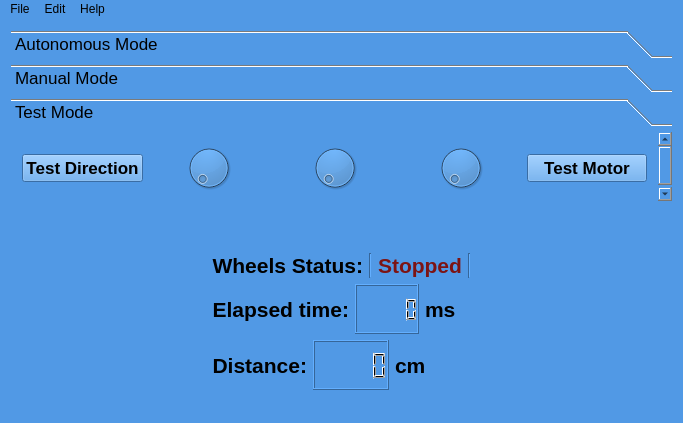
<?xml version="1.0" encoding="UTF-8"?>
<ui version="4.0">
 <class>MainWindow</class>
 <widget class="QMainWindow" name="MainWindow">
  <property name="geometry">
   <rect>
    <x>0</x>
    <y>0</y>
    <width>683</width>
    <height>423</height>
   </rect>
  </property>
  <property name="windowTitle">
   <string>Team EVO</string>
  </property>
  <property name="windowIcon">
   <iconset resource="imgs.qrc">
    <normaloff>:/images/imgs/logo_evo.png</normaloff>:/images/imgs/logo_evo.png</iconset>
  </property>
  <property name="styleSheet">
   <string notr="true">background-color: rgb(81, 153, 229);</string>
  </property>
  <widget class="QWidget" name="centralWidget">
   <layout class="QVBoxLayout" name="verticalLayout_2">
    <item>
     <widget class="QToolBox" name="toolBox">
      <property name="maximumSize">
       <size>
        <width>16777215</width>
        <height>300</height>
       </size>
      </property>
      <property name="font">
       <font>
        <pointsize>13</pointsize>
       </font>
      </property>
      <property name="currentIndex">
       <number>2</number>
      </property>
      <widget class="QWidget" name="page">
       <property name="geometry">
        <rect>
         <x>0</x>
         <y>0</y>
         <width>651</width>
         <height>65</height>
        </rect>
       </property>
       <attribute name="label">
        <string>Autonomous Mode</string>
       </attribute>
       <layout class="QHBoxLayout" name="horizontalLayout_6">
        <item>
         <widget class="QPushButton" name="pushButton_Start">
          <property name="font">
           <font>
            <pointsize>20</pointsize>
            <weight>75</weight>
            <bold>true</bold>
           </font>
          </property>
          <property name="text">
           <string>Start!!!</string>
          </property>
          <property name="icon">
           <iconset resource="imgs.qrc">
            <normaloff>:/images/imgs/another-green-start-button-md.png</normaloff>:/images/imgs/another-green-start-button-md.png</iconset>
          </property>
          <property name="iconSize">
           <size>
            <width>30</width>
            <height>30</height>
           </size>
          </property>
          <property name="shortcut">
           <string>R</string>
          </property>
         </widget>
        </item>
        <item>
         <widget class="QPushButton" name="pushButton_STOP">
          <property name="font">
           <font>
            <pointsize>20</pointsize>
            <weight>75</weight>
            <bold>true</bold>
           </font>
          </property>
          <property name="text">
           <string>STOP!!!</string>
          </property>
          <property name="icon">
           <iconset resource="imgs.qrc">
            <normaloff>:/images/imgs/How-to-stop-negative-thinking-image.png</normaloff>:/images/imgs/How-to-stop-negative-thinking-image.png</iconset>
          </property>
          <property name="iconSize">
           <size>
            <width>30</width>
            <height>30</height>
           </size>
          </property>
          <property name="shortcut">
           <string>F</string>
          </property>
         </widget>
        </item>
       </layout>
      </widget>
      <widget class="QWidget" name="page_2">
       <property name="geometry">
        <rect>
         <x>0</x>
         <y>0</y>
         <width>792</width>
         <height>120</height>
        </rect>
       </property>
       <attribute name="label">
        <string>Manual Mode</string>
       </attribute>
       <layout class="QVBoxLayout" name="verticalLayout_4">
        <item>
         <layout class="QHBoxLayout" name="horizontalLayout_5">
          <item>
           <layout class="QVBoxLayout" name="verticalLayout_3">
            <item>
             <widget class="QPushButton" name="pushButton_Up">
              <property name="text">
               <string/>
              </property>
              <property name="icon">
               <iconset resource="imgs.qrc">
                <normaloff>:/images/imgs/Arrow-Up.png</normaloff>:/images/imgs/Arrow-Up.png</iconset>
              </property>
              <property name="iconSize">
               <size>
                <width>30</width>
                <height>30</height>
               </size>
              </property>
              <property name="shortcut">
               <string>W</string>
              </property>
             </widget>
            </item>
            <item>
             <layout class="QHBoxLayout" name="horizontalLayout_4">
              <item>
               <widget class="QPushButton" name="pushButton_Left">
                <property name="text">
                 <string/>
                </property>
                <property name="icon">
                 <iconset resource="imgs.qrc">
                  <normaloff>:/images/imgs/left.png</normaloff>:/images/imgs/left.png</iconset>
                </property>
                <property name="iconSize">
                 <size>
                  <width>30</width>
                  <height>30</height>
                 </size>
                </property>
                <property name="shortcut">
                 <string>A</string>
                </property>
               </widget>
              </item>
              <item>
               <widget class="QPushButton" name="pushButton_Left_2">
                <property name="text">
                 <string/>
                </property>
                <property name="icon">
                 <iconset resource="imgs.qrc">
                  <normaloff>:/images/imgs/Arrow-Down.png</normaloff>:/images/imgs/Arrow-Down.png</iconset>
                </property>
                <property name="iconSize">
                 <size>
                  <width>30</width>
                  <height>30</height>
                 </size>
                </property>
                <property name="shortcut">
                 <string>S</string>
                </property>
               </widget>
              </item>
              <item>
               <widget class="QPushButton" name="pushButton_Right">
                <property name="text">
                 <string/>
                </property>
                <property name="icon">
                 <iconset resource="imgs.qrc">
                  <normaloff>:/images/imgs/right.png</normaloff>:/images/imgs/right.png</iconset>
                </property>
                <property name="iconSize">
                 <size>
                  <width>30</width>
                  <height>30</height>
                 </size>
                </property>
                <property name="shortcut">
                 <string>D</string>
                </property>
               </widget>
              </item>
             </layout>
            </item>
           </layout>
          </item>
          <item>
           <widget class="QLabel" name="label_5">
            <property name="maximumSize">
             <size>
              <width>16777215</width>
              <height>100</height>
             </size>
            </property>
            <property name="text">
             <string/>
            </property>
            <property name="pixmap">
             <pixmap resource="imgs.qrc">:/images/imgs/logo_evo.png</pixmap>
            </property>
            <property name="scaledContents">
             <bool>true</bool>
            </property>
           </widget>
          </item>
         </layout>
        </item>
       </layout>
      </widget>
      <widget class="QWidget" name="page_3">
       <property name="geometry">
        <rect>
         <x>0</x>
         <y>0</y>
         <width>651</width>
         <height>68</height>
        </rect>
       </property>
       <attribute name="label">
        <string>Test Mode</string>
       </attribute>
       <layout class="QHBoxLayout" name="horizontalLayout_8">
        <item>
         <widget class="QPushButton" name="pushButton_TestDirection">
          <property name="font">
           <font>
            <pointsize>13</pointsize>
            <weight>75</weight>
            <bold>true</bold>
           </font>
          </property>
          <property name="text">
           <string>Test Direction</string>
          </property>
         </widget>
        </item>
        <item>
         <widget class="QDial" name="dial">
          <property name="maximumSize">
           <size>
            <width>200</width>
            <height>200</height>
           </size>
          </property>
         </widget>
        </item>
        <item>
         <widget class="QDial" name="dial_Battery"/>
        </item>
        <item>
         <widget class="QDial" name="dial_Speed"/>
        </item>
        <item>
         <widget class="QPushButton" name="pushButton_TestMotor">
          <property name="font">
           <font>
            <pointsize>13</pointsize>
            <weight>75</weight>
            <bold>true</bold>
           </font>
          </property>
          <property name="text">
           <string>Test Motor</string>
          </property>
         </widget>
        </item>
       </layout>
      </widget>
     </widget>
    </item>
    <item>
     <layout class="QHBoxLayout" name="horizontalLayout">
      <item>
       <widget class="QcGaugeWidget" name="rotation" native="true"/>
      </item>
      <item>
       <layout class="QVBoxLayout" name="verticalLayout">
        <item alignment="Qt::AlignTop">
         <widget class="QcGaugeWidget" name="battery" native="true">
          <property name="toolTip">
           <string>&lt;html&gt;&lt;head/&gt;&lt;body&gt;&lt;p&gt;Battery Level&lt;/p&gt;&lt;/body&gt;&lt;/html&gt;</string>
          </property>
          <property name="autoFillBackground">
           <bool>false</bool>
          </property>
          <property name="styleSheet">
           <string notr="true"/>
          </property>
         </widget>
        </item>
        <item>
         <spacer name="verticalSpacer">
          <property name="orientation">
           <enum>Qt::Vertical</enum>
          </property>
          <property name="sizeHint" stdset="0">
           <size>
            <width>20</width>
            <height>40</height>
           </size>
          </property>
         </spacer>
        </item>
        <item>
         <layout class="QHBoxLayout" name="horizontalLayout_7">
          <item>
           <widget class="QLabel" name="label_6">
            <property name="font">
             <font>
              <pointsize>16</pointsize>
              <weight>75</weight>
              <bold>true</bold>
             </font>
            </property>
            <property name="text">
             <string>Wheels Status:</string>
            </property>
            <property name="alignment">
             <set>Qt::AlignRight|Qt::AlignTrailing|Qt::AlignVCenter</set>
            </property>
           </widget>
          </item>
          <item>
           <widget class="Line" name="line_2">
            <property name="orientation">
             <enum>Qt::Vertical</enum>
            </property>
           </widget>
          </item>
          <item>
           <widget class="QLabel" name="label_7">
            <property name="font">
             <font>
              <pointsize>16</pointsize>
              <weight>75</weight>
              <bold>true</bold>
             </font>
            </property>
            <property name="styleSheet">
             <string notr="true">
color: rgb(124, 20, 20);</string>
            </property>
            <property name="text">
             <string>Stopped</string>
            </property>
            <property name="alignment">
             <set>Qt::AlignCenter</set>
            </property>
           </widget>
          </item>
          <item>
           <widget class="Line" name="line">
            <property name="orientation">
             <enum>Qt::Vertical</enum>
            </property>
           </widget>
          </item>
         </layout>
        </item>
        <item>
         <layout class="QHBoxLayout" name="horizontalLayout_3">
          <item>
           <widget class="QLabel" name="label_3">
            <property name="font">
             <font>
              <pointsize>16</pointsize>
              <weight>75</weight>
              <bold>true</bold>
             </font>
            </property>
            <property name="text">
             <string>Elapsed time:</string>
            </property>
            <property name="alignment">
             <set>Qt::AlignRight|Qt::AlignTrailing|Qt::AlignVCenter</set>
            </property>
            <property name="wordWrap">
             <bool>true</bool>
            </property>
           </widget>
          </item>
          <item>
           <widget class="QLCDNumber" name="lcdNumber_2">
            <property name="minimumSize">
             <size>
              <width>0</width>
              <height>50</height>
             </size>
            </property>
            <property name="font">
             <font>
              <pointsize>10</pointsize>
              <weight>75</weight>
              <bold>true</bold>
             </font>
            </property>
            <property name="toolTip">
             <string>&lt;html&gt;&lt;head/&gt;&lt;body&gt;&lt;p&gt;Distance traveled&lt;/p&gt;&lt;/body&gt;&lt;/html&gt;</string>
            </property>
            <property name="whatsThis">
             <string>&lt;html&gt;&lt;head/&gt;&lt;body&gt;&lt;p&gt;Distance traveled.&lt;/p&gt;&lt;/body&gt;&lt;/html&gt;</string>
            </property>
           </widget>
          </item>
          <item>
           <widget class="QLabel" name="label_4">
            <property name="font">
             <font>
              <pointsize>16</pointsize>
              <weight>75</weight>
              <bold>true</bold>
             </font>
            </property>
            <property name="text">
             <string>ms</string>
            </property>
           </widget>
          </item>
         </layout>
        </item>
        <item>
         <layout class="QHBoxLayout" name="horizontalLayout_2">
          <item>
           <widget class="QLabel" name="label_2">
            <property name="font">
             <font>
              <pointsize>16</pointsize>
              <weight>75</weight>
              <bold>true</bold>
             </font>
            </property>
            <property name="text">
             <string>Distance:</string>
            </property>
            <property name="alignment">
             <set>Qt::AlignRight|Qt::AlignTrailing|Qt::AlignVCenter</set>
            </property>
           </widget>
          </item>
          <item>
           <widget class="QLCDNumber" name="lcdNumber">
            <property name="minimumSize">
             <size>
              <width>0</width>
              <height>50</height>
             </size>
            </property>
            <property name="font">
             <font>
              <pointsize>10</pointsize>
              <weight>75</weight>
              <bold>true</bold>
             </font>
            </property>
            <property name="toolTip">
             <string>&lt;html&gt;&lt;head/&gt;&lt;body&gt;&lt;p&gt;Distance traveled&lt;/p&gt;&lt;/body&gt;&lt;/html&gt;</string>
            </property>
            <property name="whatsThis">
             <string>&lt;html&gt;&lt;head/&gt;&lt;body&gt;&lt;p&gt;Distance traveled.&lt;/p&gt;&lt;/body&gt;&lt;/html&gt;</string>
            </property>
           </widget>
          </item>
          <item>
           <widget class="QLabel" name="label">
            <property name="font">
             <font>
              <pointsize>16</pointsize>
              <weight>75</weight>
              <bold>true</bold>
             </font>
            </property>
            <property name="text">
             <string>cm</string>
            </property>
           </widget>
          </item>
         </layout>
        </item>
       </layout>
      </item>
      <item>
       <widget class="QcGaugeWidget" name="gauge" native="true"/>
      </item>
     </layout>
    </item>
   </layout>
  </widget>
  <widget class="QMenuBar" name="menuBar">
   <property name="geometry">
    <rect>
     <x>0</x>
     <y>0</y>
     <width>683</width>
     <height>27</height>
    </rect>
   </property>
   <widget class="QMenu" name="menuFile">
    <property name="title">
     <string>File</string>
    </property>
    <addaction name="actionQuit"/>
   </widget>
   <widget class="QMenu" name="menuEdit">
    <property name="title">
     <string>Edit</string>
    </property>
    <addaction name="actionConnect"/>
    <addaction name="actionDisconnect"/>
    <addaction name="separator"/>
    <addaction name="actionPreferences"/>
   </widget>
   <widget class="QMenu" name="menuHelp">
    <property name="title">
     <string>Help</string>
    </property>
    <addaction name="actionAbout_ElectroMobility"/>
    <addaction name="actionAbout_TeamEVO"/>
   </widget>
   <addaction name="menuFile"/>
   <addaction name="menuEdit"/>
   <addaction name="menuHelp"/>
  </widget>
  <widget class="QStatusBar" name="statusBar"/>
  <action name="actionQuit">
   <property name="icon">
    <iconset resource="imgs.qrc">
     <normaloff>:/images/imgs/quit.png</normaloff>:/images/imgs/quit.png</iconset>
   </property>
   <property name="text">
    <string>Quit</string>
   </property>
  </action>
  <action name="actionConnect">
   <property name="icon">
    <iconset resource="imgs.qrc">
     <normaloff>:/images/imgs/connect.png</normaloff>:/images/imgs/connect.png</iconset>
   </property>
   <property name="text">
    <string>Connect to Robot</string>
   </property>
   <property name="toolTip">
    <string>Connect</string>
   </property>
  </action>
  <action name="actionDisconnect">
   <property name="enabled">
    <bool>false</bool>
   </property>
   <property name="icon">
    <iconset resource="imgs.qrc">
     <normaloff>:/images/imgs/disconnect_icon.jpg</normaloff>:/images/imgs/disconnect_icon.jpg</iconset>
   </property>
   <property name="text">
    <string>Disconnect</string>
   </property>
   <property name="toolTip">
    <string>Disconnect</string>
   </property>
  </action>
  <action name="actionPreferences">
   <property name="icon">
    <iconset resource="imgs.qrc">
     <normaloff>:/images/imgs/preferences-icon.png</normaloff>:/images/imgs/preferences-icon.png</iconset>
   </property>
   <property name="text">
    <string>Preferences</string>
   </property>
  </action>
  <action name="actionAbout_ElectroMobility">
   <property name="text">
    <string>About ElectroMobility</string>
   </property>
  </action>
  <action name="actionAbout_TeamEVO">
   <property name="text">
    <string>About TeamEVO</string>
   </property>
  </action>
 </widget>
 <layoutdefault spacing="6" margin="11"/>
 <customwidgets>
  <customwidget>
   <class>QcGaugeWidget</class>
   <extends>QWidget</extends>
   <header>qcgaugewidget.h</header>
   <container>1</container>
  </customwidget>
 </customwidgets>
 <resources>
  <include location="imgs.qrc"/>
 </resources>
 <connections/>
</ui>
